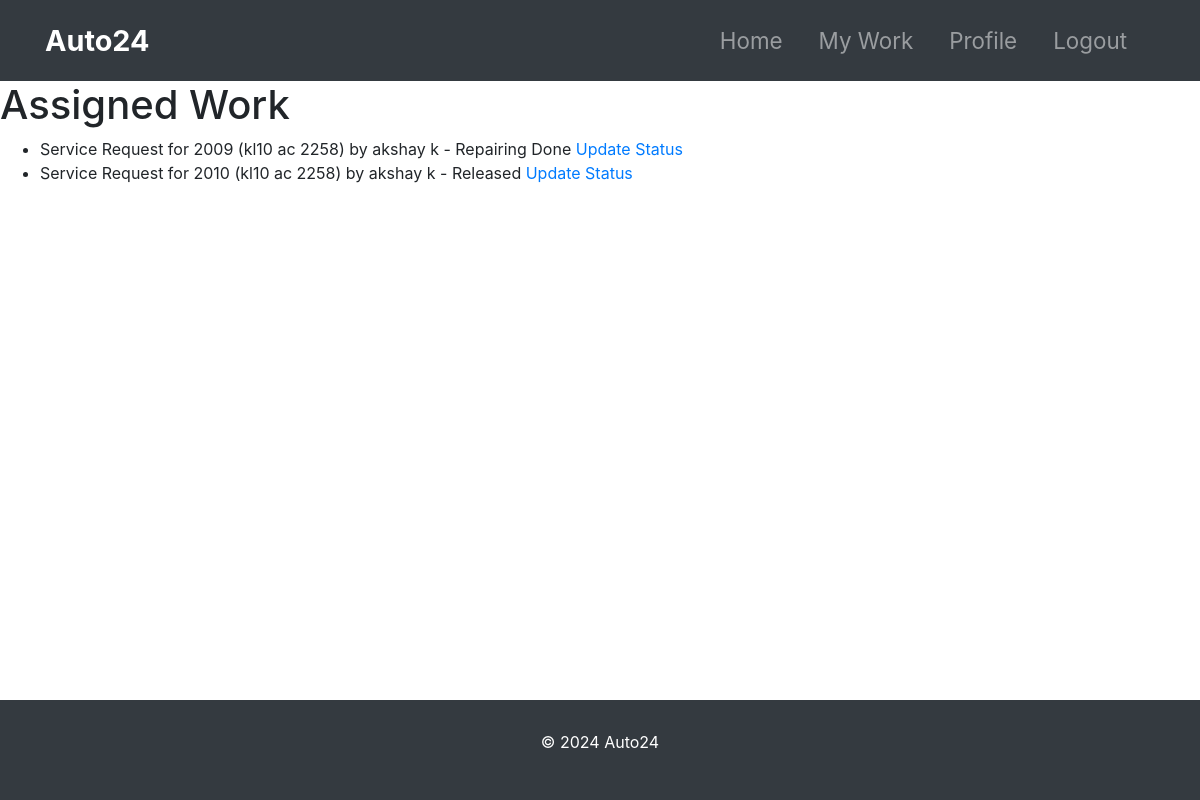
The app's page /assigned-work/ (signed in) with its own data.
### mechanic_management/models.py (models this page shows, shortened)
class MechanicWork(models.Model):
    mechanic = models.ForeignKey(Mechanic, on_delete=models.CASCADE, related_name='works')
    service_request = models.ForeignKey('customer_management.ServiceRequest', on_delete=models.CASCADE, related_name='works')
    assigned_at = models.DateTimeField(default=timezone.now)
    status = models.CharField(max_length=20, choices=[
        ('Repairing', 'Repairing'),
        ('Repairing Done', 'Repairing Done'),
        ('Released', 'Released')
    ], default='Repairing')

### customer_management/models.py (models this page shows, shortened)
class ServiceRequest(models.Model):
    STATUS_CHOICES = [
        ('Pending', 'Pending'),
        ('Approved', 'Approved'),
        ('Repairing', 'Repairing'),
        ('Repairing Done', 'Repairing Done'),
        ('Released', 'Released')
    ]
    customer = models.ForeignKey(Customer, on_delete=models.CASCADE, related_name='service_requests')
    vehicle = models.ForeignKey(Vehicle, on_delete=models.CASCADE, related_name='service_requests')
    problem_description = models.TextField()
    status = models.CharField(max_length=20, choices=STATUS_CHOICES, default='Pending')
    cost = models.DecimalField(max_digits=10, decimal_places=2, null=True, blank=True)
    created_at = models.DateTimeField(default=timezone.now)
    def __str__(self):
        return f"Service Request for {self.vehicle} by {self.customer.get_name}"

class Vehicle(models.Model):
    number = models.CharField(max_length=20)
    model = models.CharField(max_length=100)
    customer = models.ForeignKey(Customer, on_delete=models.CASCADE, related_name='vehicles')
    def __str__(self):
        return f"{self.model} ({self.number})"

class Customer(models.Model):
    user = models.OneToOneField(User, on_delete=models.CASCADE)
    profile_pic = models.ImageField(upload_to='profile_pic/CustomerProfilePic/', null=True, blank=True)
    address = models.CharField(max_length=40)
    mobile = models.CharField(max_length=20, null=False)
    @property
    def get_name(self):
        return self.user.first_name + " " + self.user.last_name

### mechanic_management/views.py (the view)
# urls.py: path('assigned-work/', views.assigned_work, name='assigned_work'),
@login_required
def assigned_work(request):
    mechanic = request.user.mechanic  # Assuming the logged-in user is a mechanic
    assigned_work = MechanicWork.objects.filter(mechanic=mechanic)
    return render(request, 'mechanic/assigned_work.html', {'assigned_work': assigned_work})

### templates/mechanic/assigned_work.html (shortened to what this page needs)
{% extends 'mechanic/base.html' %}
{% block content %}
<h1>Assigned Work</h1>
<ul>
    {% for work in assigned_work %}
        <li>
            {{ work.service_request }} - {{ work.status }}
            <a href="{% url 'update_work_status' work.pk %}">Update Status</a>
        </li>
    {% endfor %}
</ul>
{% endblock %}

### templates/mechanic/base.html (style rules this page uses)
body { display: flex; flex-direction: column; min-height: 100vh; }

### records on screen
MechanicWork: service_request "Service Request for 2009 (kl10 ac 2258) by akshay k", status "Repairing Done"
MechanicWork: service_request "Service Request for 2010 (kl10 ac 2258) by akshay k", status "Released"
